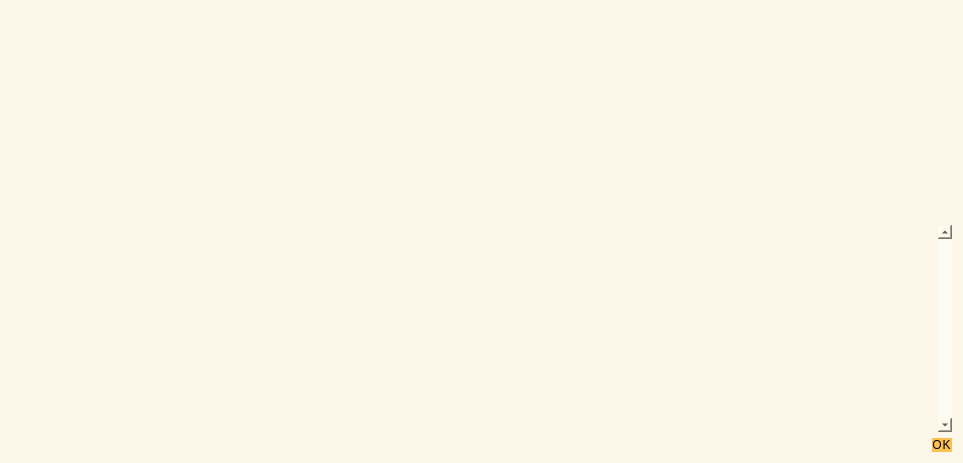
<?xml version="1.0" encoding="UTF-8"?>
<ui version="4.0">
 <class>HelpMessageDialog</class>
 <widget class="QDialog" name="HelpMessageDialog">
  <property name="geometry">
   <rect>
    <x>0</x>
    <y>0</y>
    <width>963</width>
    <height>463</height>
   </rect>
  </property>
  <property name="font">
   <font>
    <pointsize>10</pointsize>
   </font>
  </property>
  <property name="tabletTracking">
   <bool>false</bool>
  </property>
  <property name="windowTitle">
   <string notr="true">LiteGenX - Command-line options</string>
  </property>
  <property name="styleSheet">
   <string notr="true">background: #fdf7ea;</string>
  </property>
  <property name="modal">
   <bool>true</bool>
  </property>
  <layout class="QHBoxLayout" name="horizontalLayout_2">
   <item>
    <widget class="QLabel" name="graphic">
     <property name="enabled">
      <bool>true</bool>
     </property>
     <property name="sizePolicy">
      <sizepolicy hsizetype="Preferred" vsizetype="Ignored">
       <horstretch>0</horstretch>
       <verstretch>0</verstretch>
      </sizepolicy>
     </property>
     <property name="pixmap">
      <pixmap resource="../litegenx.qrc">:/images/about</pixmap>
     </property>
     <property name="scaledContents">
      <bool>false</bool>
     </property>
     <property name="alignment">
      <set>Qt::AlignJustify|Qt::AlignVCenter</set>
     </property>
    </widget>
   </item>
   <item>
    <layout class="QVBoxLayout" name="verticalLayout">
     <item>
      <widget class="QTextEdit" name="helpMessage">
       <property name="styleSheet">
        <string notr="true">border:0;
background-color: transparent;</string>
       </property>
       <property name="readOnly">
        <bool>true</bool>
       </property>
      </widget>
     </item>
     <item>
      <widget class="QScrollArea" name="scrollArea">
       <property name="styleSheet">
        <string notr="true">border:0;
background-color: transparent;</string>
       </property>
       <property name="verticalScrollBarPolicy">
        <enum>Qt::ScrollBarAlwaysOn</enum>
       </property>
       <property name="widgetResizable">
        <bool>true</bool>
       </property>
       <widget class="QWidget" name="scrollAreaWidgetContents">
        <property name="geometry">
         <rect>
          <x>0</x>
          <y>0</y>
          <width>522</width>
          <height>194</height>
         </rect>
        </property>
        <layout class="QVBoxLayout" name="verticalLayout_2">
         <item>
          <widget class="QLabel" name="aboutMessage">
           <property name="cursor">
            <cursorShape>IBeamCursor</cursorShape>
           </property>
           <property name="textFormat">
            <enum>Qt::PlainText</enum>
           </property>
           <property name="alignment">
            <set>Qt::AlignLeading|Qt::AlignLeft|Qt::AlignTop</set>
           </property>
           <property name="openExternalLinks">
            <bool>true</bool>
           </property>
           <property name="textInteractionFlags">
            <set>Qt::LinksAccessibleByMouse|Qt::TextSelectableByKeyboard|Qt::TextSelectableByMouse</set>
           </property>
          </widget>
         </item>
        </layout>
       </widget>
      </widget>
     </item>
     <item>
      <widget class="QDialogButtonBox" name="okButton">
       <property name="styleSheet">
        <string notr="true">QPushButton {
  background-color: #fdc14f;
  padding: 0.85em 2em;
  letter-spacing: 1px;
  color: #000000;
  font-size: 12px;
  border-radius: 20px;
}
QPushButton:hover {
  background-color: #fb9803;
}
QPushButton:focus {
  border: none;
  outline: none;
}
QPushButton:pressed {
  border: 1px solid #ff7300;
}

QPushButton:disabled {
  border: 1px solid #aaaaaa;
  background-color: #bbbbbb;
}</string>
       </property>
       <property name="orientation">
        <enum>Qt::Horizontal</enum>
       </property>
       <property name="standardButtons">
        <set>QDialogButtonBox::Ok</set>
       </property>
      </widget>
     </item>
    </layout>
   </item>
  </layout>
 </widget>
 <resources>
  <include location="../litegenx.qrc"/>
 </resources>
 <connections>
  <connection>
   <sender>okButton</sender>
   <signal>accepted()</signal>
   <receiver>HelpMessageDialog</receiver>
   <slot>accept()</slot>
   <hints>
    <hint type="sourcelabel">
     <x>20</x>
     <y>20</y>
    </hint>
    <hint type="destinationlabel">
     <x>20</x>
     <y>20</y>
    </hint>
   </hints>
  </connection>
  <connection>
   <sender>okButton</sender>
   <signal>rejected()</signal>
   <receiver>HelpMessageDialog</receiver>
   <slot>reject()</slot>
   <hints>
    <hint type="sourcelabel">
     <x>20</x>
     <y>20</y>
    </hint>
    <hint type="destinationlabel">
     <x>20</x>
     <y>20</y>
    </hint>
   </hints>
  </connection>
 </connections>
</ui>
